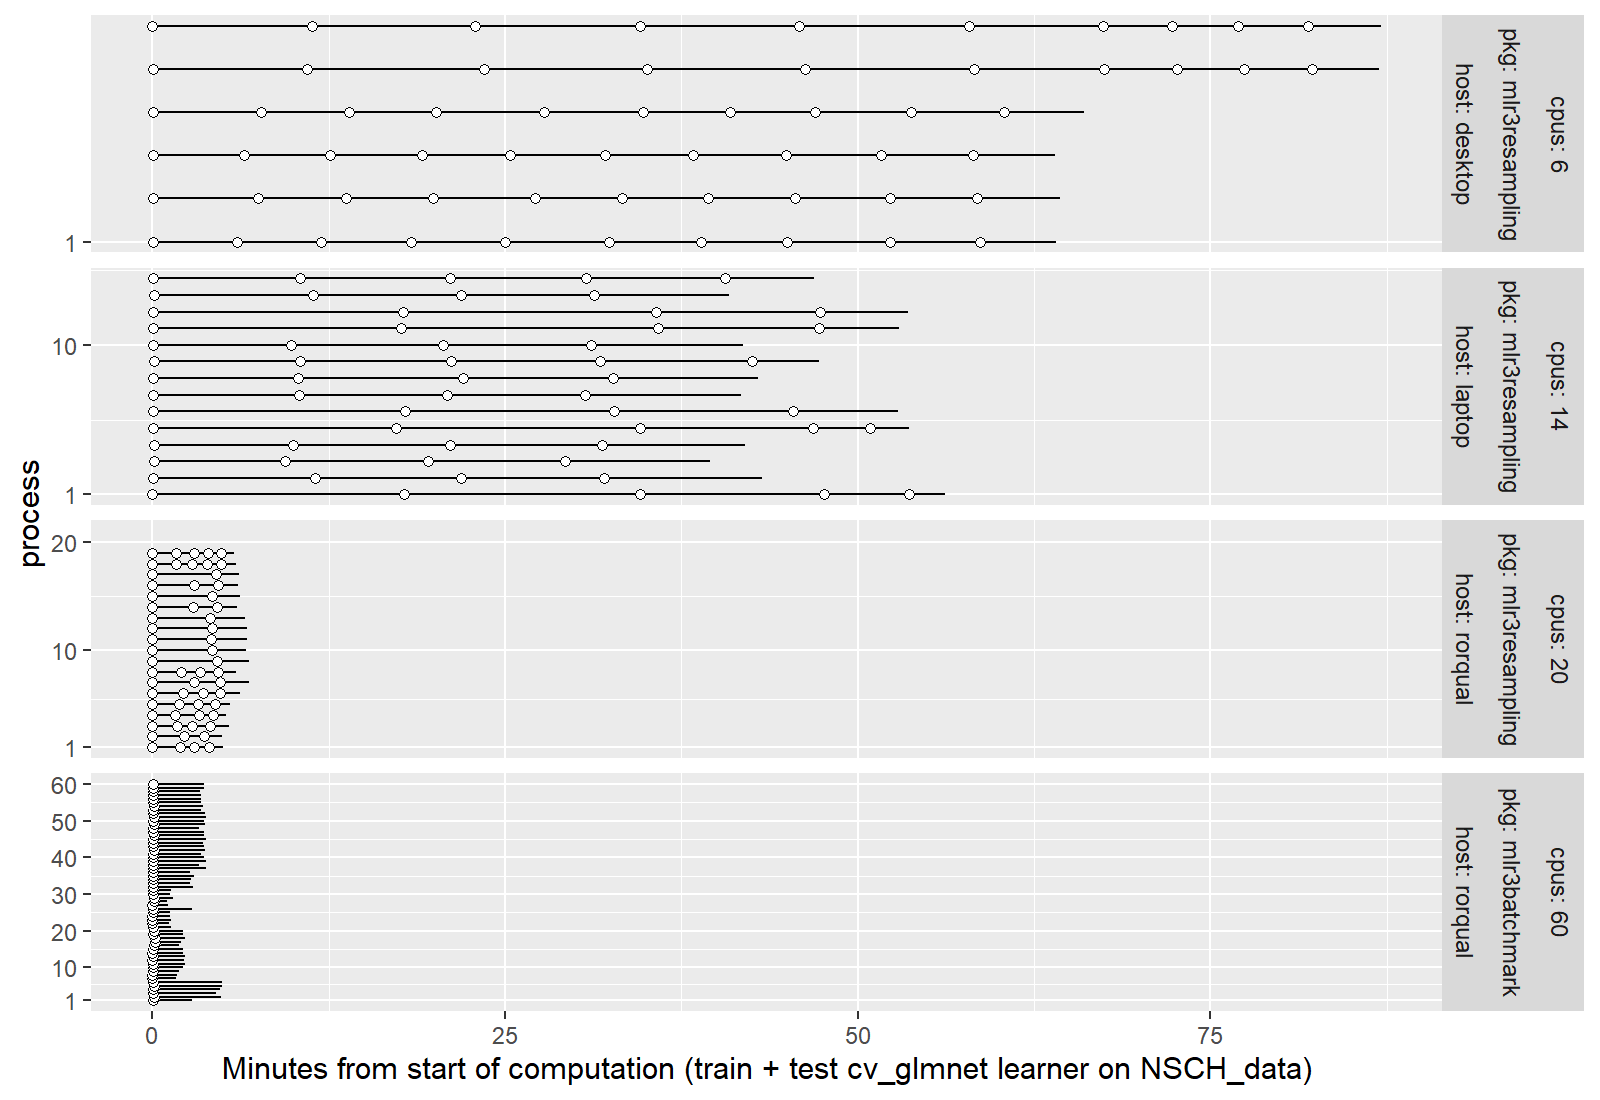

Write the R code that produced this figure.
library(data.table)
library(ggplot2)
seq_dt <- fread("NSCH_local.csv")
laptop_dt <- fread("NSCH_local_laptop.csv")
desktop_dt <- fread("NSCH_local_desktop.csv")
proj_dt <- fread("NSCH_mpi.csv")
mpi_dt <- proj_dt[, .(
  cpus=length(unique(process))+1, host="rorqual", pkg="mlr3resampling",
  started=start.time, done=end.time, learner_id, job.id=process, row=.I)]
reg_dt <- fread("NSCH_batchtools_jobs.csv")
sec_all_dt <- rbind(
  laptop_dt[, .(
    cpus=length(unique(process)), host="laptop", pkg="mlr3resampling",
    started=start.time, done=end.time, learner_id, job.id=as.integer(factor(process)), row=.I)],
  desktop_dt[, .(
    cpus=length(unique(process)), host="desktop", pkg="mlr3resampling",
    started=start.time, done=end.time, learner_id, job.id=as.integer(factor(process)), row=.I)],
  seq_dt[, .(
    cpus=6, host="desktop-rep", pkg="mlr3resampling",
    started=start.time, done=end.time, learner_id, job.id=.I, row=.I)],
  reg_dt[, .(
    cpus=.N, host="rorqual", pkg="mlr3batchmark",
    started, done, learner_id, job.id, row=.I)],
  mpi_dt)

unit_all_dt <- nc::capture_melt_single(
  sec_all_dt,
  time="started|done",
  value.name="POSIXct"
)[
, seconds := as.numeric(POSIXct-min(POSIXct)), by=.(pkg,cpus,host)
][
, minutes := seconds/60
][
, hours := minutes/60
]
all_dt <- dcast(
  unit_all_dt,
  cpus+host+pkg+learner_id+job.id+row ~ time,
  value.var=c("seconds","minutes","hours"))

blank_dt <- data.table(mpi_dt[1], x=0, y=21)
compare_dt <- all_dt[host!="desktop-rep"]
gg <- ggplot()+
  facet_grid(cpus+pkg+host~., labeller=label_both, scales="free")+
  scale_y_continuous(
    "process",
    breaks=c(1,seq(10, 100, by=10)))+
  scale_x_continuous(
    "Minutes from start of computation (train + test cv_glmnet learner on NSCH_data)")+
  geom_segment(aes(
    minutes_started, job.id,
    xend=minutes_done, yend=job.id),
    data=compare_dt)+
  geom_point(aes(
    minutes_started, job.id),
    shape=21,
    fill="white",
    data=compare_dt)+
  geom_blank(aes(x,y),data=blank_dt)
png(
  "figure-timings.png",
  width=8, height=5.5, units="in", res=200)
print(gg)
dev.off()

desktop_dt <- all_dt[grep("desktop", host)]
gg <- ggplot()+
  facet_grid(cpus+pkg+host~., labeller=label_both, scales="free")+
  scale_y_continuous(
    "Train/test split",
    breaks=c(1,seq(10, 100, by=10)))+
  scale_x_continuous(
    "Minutes from start of computation (train + test cv_glmnet learner on NSCH_data)",
    breaks=seq(0, 100, by=10))+
  geom_segment(aes(
    minutes_started, row,
    xend=minutes_done, yend=row),
    data=desktop_dt)+
  geom_point(aes(
    minutes_started, row),
    shape=21,
    fill="white",
    data=desktop_dt)
png(
  "figure-timings-desktop.png",
  width=8, height=3, units="in", res=200)
print(gg)
dev.off()
